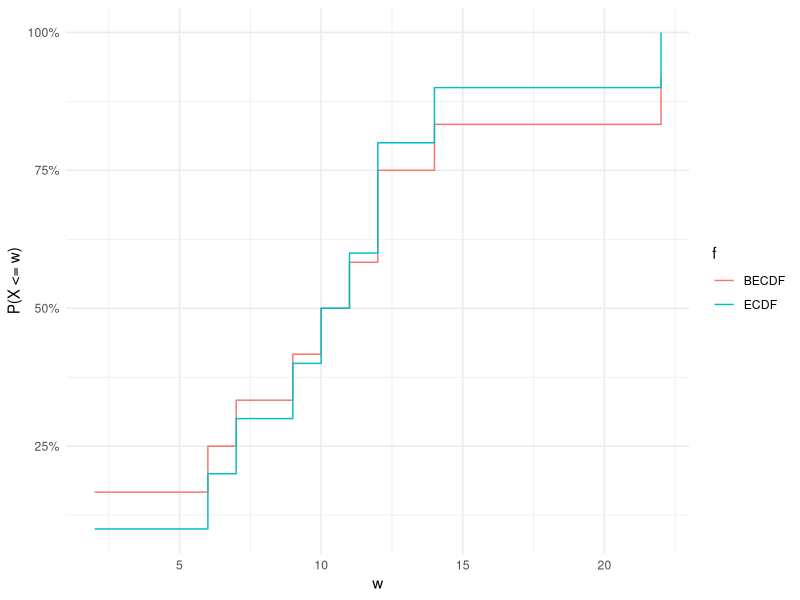
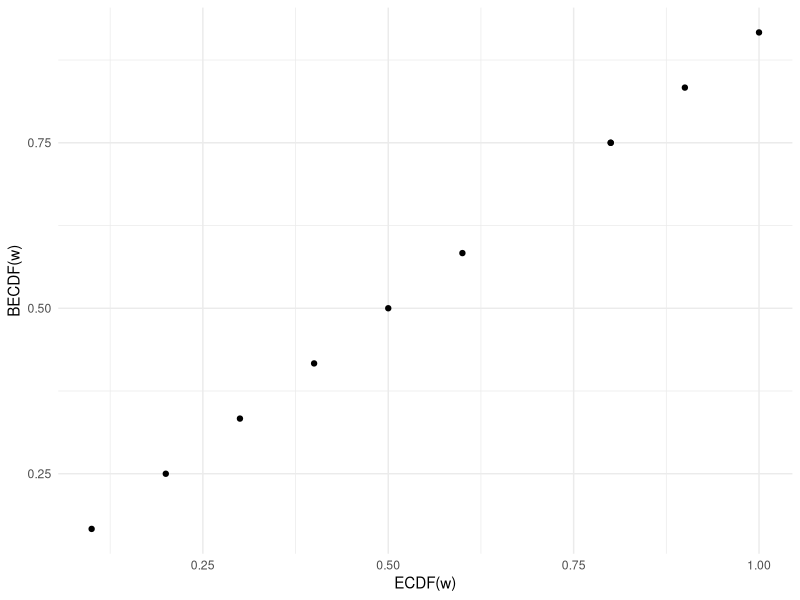
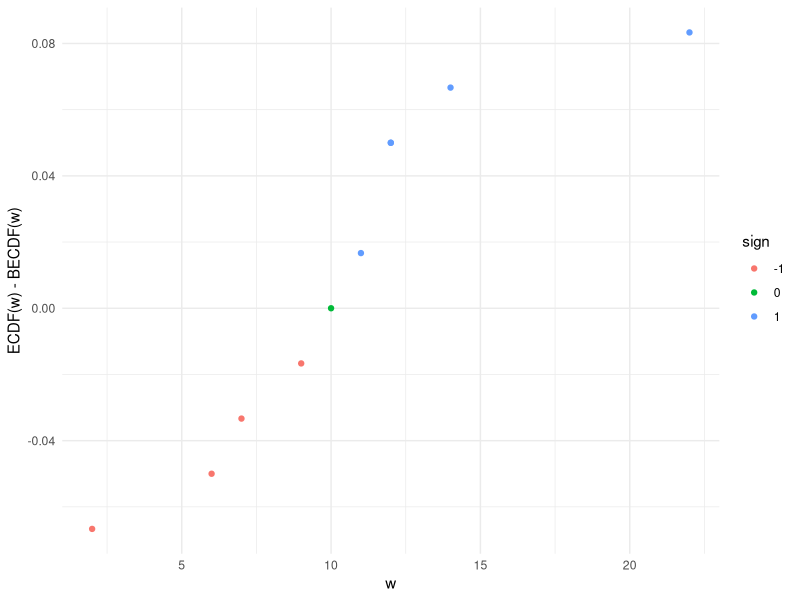
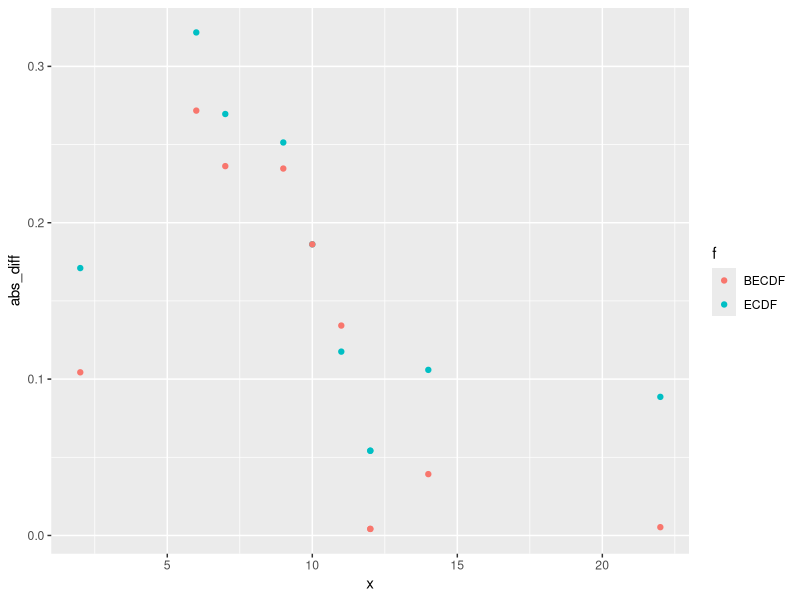

Here is the R script that generated these plots, in order:
## ---- chunk 1

# we will assume that the support is not closed on the right.
becdf <- function(w, x) {
  
  n_le <- purrr::map_dbl(w, ~ sum(x <= .x))
  
  n_gt <- purrr::map_dbl(w, ~ sum(x > .x))
  
  (1 + n_le) / (2 + n_le + n_gt)
  
  }


x <- rgeom(n = 10, prob = 1/10)

y1 <- ecdf(x)(x)

y2 <- becdf(x, x)

df <- tibble::tibble(f = rep(c('ECDF', 'BECDF'), each = length(x)), i = rep(seq_along(x), times = 2), x = c(x, x), y = c(y1, y2))

ggplot2::ggplot(data = df, mapping = ggplot2::aes(x = x, y = y, color = f)) +
  ggplot2::geom_step() +
  ggplot2::theme_minimal() +
  ggplot2::scale_y_continuous(labels = scales::percent) +
  ggplot2::labs(x = 'w', y = 'P(X <= w)')
## ---- chunk 2
`%>%` <- magrittr::`%>%`

df %>%
  tidyr::pivot_wider(names_from = f, values_from = y) %>%
ggplot2::ggplot(data = ., mapping = ggplot2::aes(x = ECDF, y = BECDF)) +
  ggplot2::geom_point() +
  ggplot2::theme_minimal() +
  ggplot2::labs(x = 'ECDF(w)', y = 'BECDF(w)')
## ---- chunk 3
`%>%` <- magrittr::`%>%`

df %>%
  tidyr::pivot_wider(names_from = f, values_from = y) %>%
ggplot2::ggplot(data = ., mapping = ggplot2::aes(x = x, y = ECDF - BECDF, color = factor(sign(ECDF - BECDF), levels = c(-1, 0, 1)))) +
  ggplot2::geom_point() +
  ggplot2::scale_color_discrete(name = 'sign') +
  ggplot2::theme_minimal() +
  ggplot2::labs(x = 'w', y = 'ECDF(w) - BECDF(w)')
## ---- chunk 4
df %>%
  dplyr::mutate(y_actual = pgeom(q = x, prob = 1/10),
                abs_diff = abs(y - y_actual)) %>%
  ggplot2::ggplot(ggplot2::aes(x = x, y = abs_diff, color = f)) +
  ggplot2::geom_point()
  
